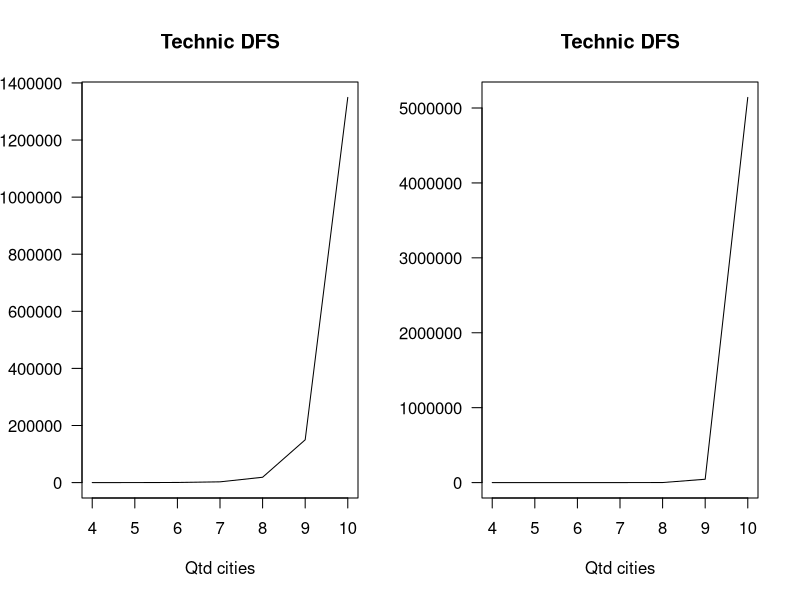
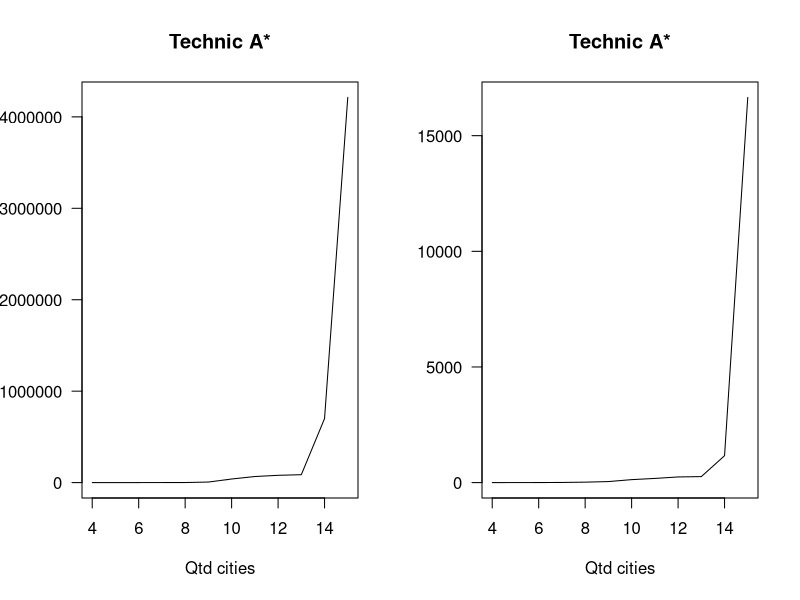
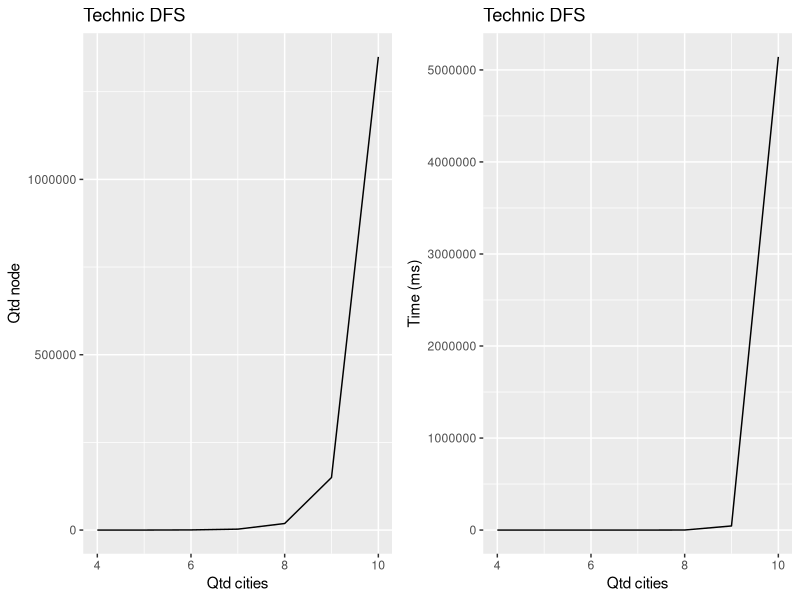
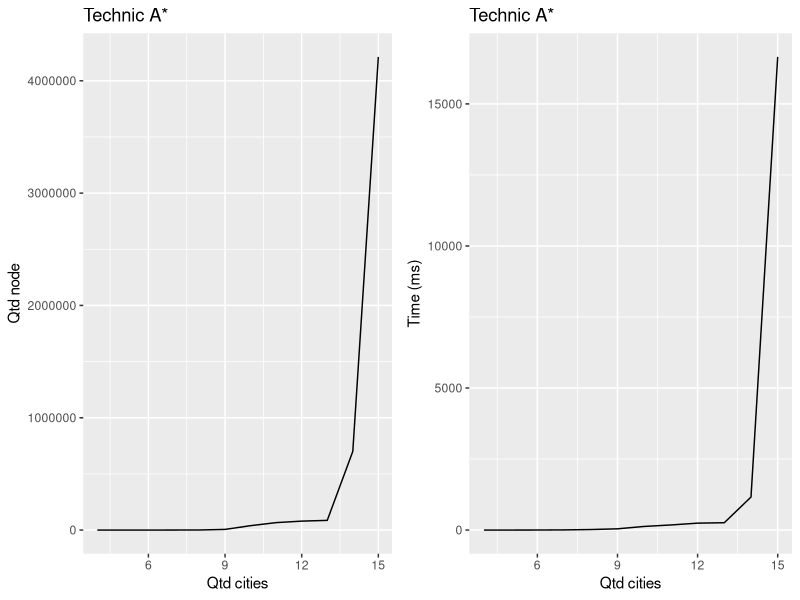

These charts were generated, in order, by the following R code:

values <- read.csv("results_graph_dfs_astar.csv", header = TRUE, sep = ",")

dfs <- values[values$technic == "DFS",]
astar <- values[values$technic == "AStar",]

options(scipen=999) #retirar os numeros 0e+00,...
par(mfrow = c(1,2))

plot(dfs$qtdNode ~ dfs$qtdCities, type = "l", xlab = "Qtd cities", ylab = "", main = "Technic DFS", las = 1, xlim = c(4,10))
plot(dfs$time_ms ~ dfs$qtdCities, type = "l", xlab = "Qtd cities", ylab = "", main = "Technic DFS", las = 1, xlim = c(4,10))

plot(astar$qtdNode ~ astar$qtdCities, type = "l", xlab = "Qtd cities", ylab = "", main = "Technic A*", las = 1, xlim = c(4,15))
plot(astar$time_ms ~ astar$qtdCities, type = "l", xlab = "Qtd cities", ylab = "", main = "Technic A*", las = 1, xlim = c(4,15))

install.packages("ggplot2")
install.packages("gridExtra")
library(ggplot2)
library(gridExtra)

dfsplot1 <- qplot(dfs$qtdCities, dfs$qtdNode, geom = "path", xlab = "Qtd cities", ylab = "Qtd node", main = "Technic DFS", las = 1)
dfsplot2 <- qplot(dfs$qtdCities, dfs$time_ms, geom = "path", xlab = "Qtd cities", ylab = "Time (ms)", main = "Technic DFS", las = 1)

astarplot1 <- qplot(astar$qtdCities, astar$qtdNode, geom = "path", xlab = "Qtd cities", ylab = "Qtd node", main = "Technic A*", las = 1)
astarplot2 <- qplot(astar$qtdCities, astar$time_ms, geom = "path", xlab = "Qtd cities", ylab = "Time (ms)", main = "Technic A*", las = 1)

grid.arrange(dfsplot1, dfsplot2, ncol=2, nrow=1)
grid.arrange(astarplot1, astarplot2, ncol=2, nrow=1)



